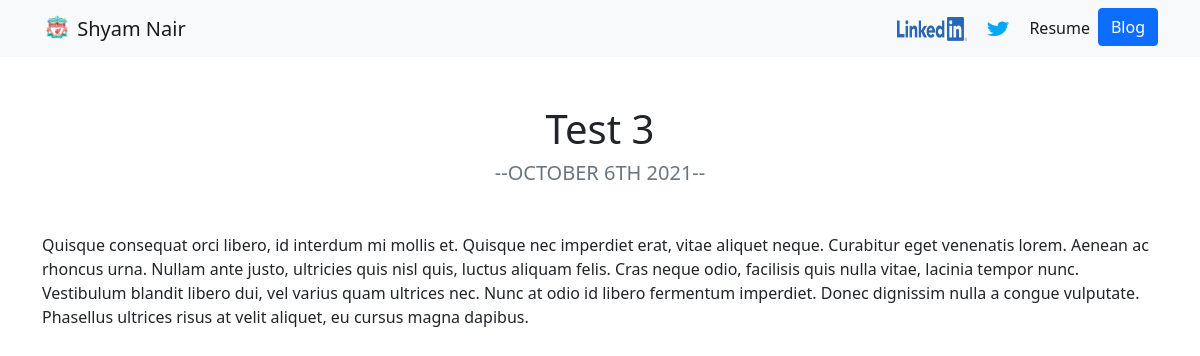
The page /blog/9/ on the database its author committed.
### blog/models.py (models this page shows, shortened)
class Blog(models.Model):
	title = models.CharField(max_length=200)
	content = models.TextField()
	date = models.DateField()

### blog/views.py (the view)
# urls.py: path('<int:blog_id>/', views.detail, name='detail'),
def detail(request, blog_id):
	blog = get_object_or_404(Blog, pk=blog_id)
	return render(request, 'blog/detail.html', { 'blog': blog})

### blog/templates/blog/detail.html
{% extends 'portfolio/base.html' %}
{% block content %}
<h1 class="text-center mt-5">{{ blog.title }}</h2>
<h5 class="text-center text-muted mb-5">--{{ blog.date|date:'F jS Y'|upper }}--</h5>
<div class="container text-break">
	<p>{{ blog.content|safe }}</p>
</div>
{% endblock %}

### rows shown on the page
Blog: title "Test 3", date "OCTOBER 6TH 2021", content "Quisque consequat orci libero, id interdum mi mollis et. Quisque nec imperdiet erat, vitae aliquet neque. Curabitur eget venenatis lorem. Aenean ac rhoncus urna. Nullam ante justo, ultricies quis nisl quis, luctus aliquam felis. Cras neque odio, facilisis quis nulla vitae, lacinia tempor nunc. Vestibulum blandit libero dui, vel varius quam ultrices nec. Nunc at odio id libero fermentum imperdiet. Donec dignissim nulla a congue vulputate. Phasellus ultrices risus at velit aliquet, eu cursus magna dapibus."
